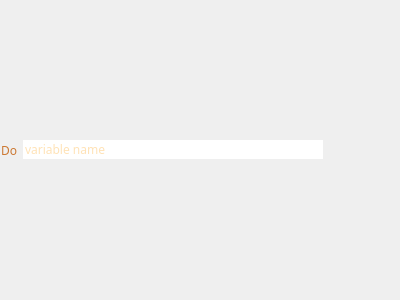
<?xml version="1.0" encoding="UTF-8"?>
<ui version="4.0">
 <class>ExecuteShot</class>
 <widget class="QWidget" name="ExecuteShot">
  <property name="geometry">
   <rect>
    <x>0</x>
    <y>0</y>
    <width>400</width>
    <height>300</height>
   </rect>
  </property>
  <property name="font">
   <font>
    <family>JetBrains Mono</family>
   </font>
  </property>
  <property name="windowTitle">
   <string>Form</string>
  </property>
  <layout class="QHBoxLayout" name="horizontalLayout" stretch="0,0,1">
   <property name="leftMargin">
    <number>1</number>
   </property>
   <property name="topMargin">
    <number>1</number>
   </property>
   <property name="rightMargin">
    <number>1</number>
   </property>
   <property name="bottomMargin">
    <number>1</number>
   </property>
   <item>
    <widget class="QLabel" name="label">
     <property name="font">
      <font>
       <family>JetBrains Mono</family>
      </font>
     </property>
     <property name="styleSheet">
      <string notr="true">color: #CC7832</string>
     </property>
     <property name="text">
      <string>Do</string>
     </property>
    </widget>
   </item>
   <item>
    <widget class="QLineEdit" name="name_edit">
     <property name="sizePolicy">
      <sizepolicy hsizetype="Minimum" vsizetype="Fixed">
       <horstretch>0</horstretch>
       <verstretch>0</verstretch>
      </sizepolicy>
     </property>
     <property name="minimumSize">
      <size>
       <width>300</width>
       <height>0</height>
      </size>
     </property>
     <property name="font">
      <font>
       <family>JetBrains Mono</family>
      </font>
     </property>
     <property name="autoFillBackground">
      <bool>false</bool>
     </property>
     <property name="styleSheet">
      <string notr="true">:focus{color: #FFC66D}
:!focus{ border: none; color: #FFC66D }

</string>
     </property>
     <property name="text">
      <string/>
     </property>
     <property name="frame">
      <bool>true</bool>
     </property>
     <property name="dragEnabled">
      <bool>false</bool>
     </property>
     <property name="placeholderText">
      <string>variable name</string>
     </property>
     <property name="cursorMoveStyle">
      <enum>Qt::VisualMoveStyle</enum>
     </property>
     <property name="clearButtonEnabled">
      <bool>false</bool>
     </property>
    </widget>
   </item>
   <item>
    <spacer name="horizontalSpacer">
     <property name="orientation">
      <enum>Qt::Horizontal</enum>
     </property>
     <property name="sizeHint" stdset="0">
      <size>
       <width>40</width>
       <height>20</height>
      </size>
     </property>
    </spacer>
   </item>
  </layout>
 </widget>
 <resources/>
 <connections/>
</ui>
